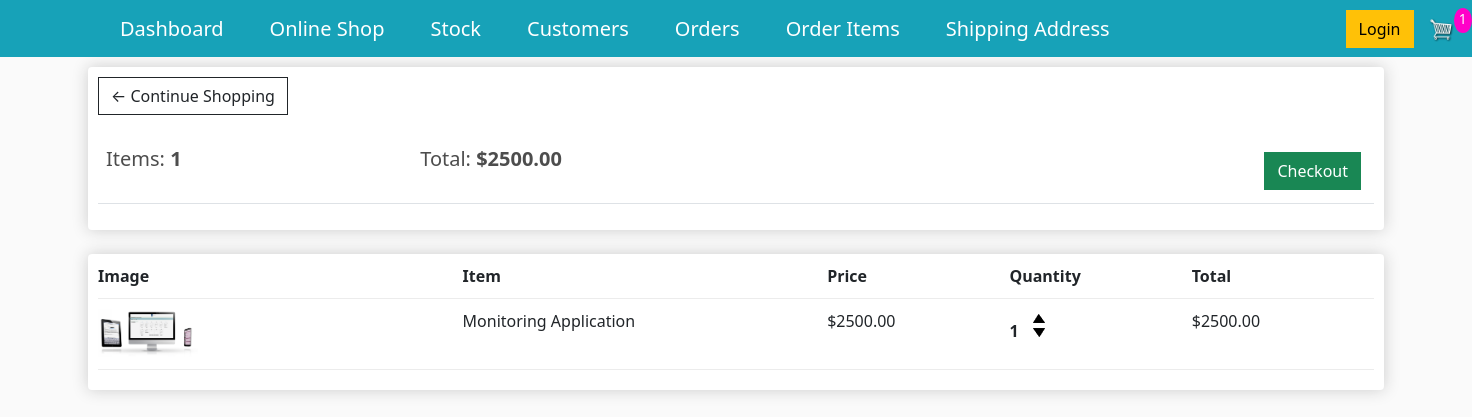
The app's page /cart/ (signed in) with its own data.
### store/models.py (models this page shows, shortened)
class Order(models.Model):
    customer = models.ForeignKey(Customer, on_delete=models.SET_NULL, null=True,blank=True)#if customer is deleted, we dont want to delete the order but rather set the customer value to null
    date_ordered=models.DateTimeField(auto_now_add=True)
    complete=models.BooleanField(default=False, null=True, blank=False)
    transaction_id=models.CharField(max_length=100, null=True)
    @property
    def get_cart_total(self):# sin
        orderitems = self.orderitem_set.all()
        total=sum([item.get_total for item in orderitems])
        return total
    @property # since now this is a property, we can access it in the template
    def get_cart_items(self):
        orderitems = self.orderitem_set.all()
        total=sum([item.quantity for item in orderitems])
        return total

class OrderItem(models.Model):
    product = models.ForeignKey(Product, on_delete=models.SET_NULL, null=True, blank=True)
    order = models.ForeignKey(Order, on_delete=models.SET_NULL, null=True,blank=True)
    quantity = models.IntegerField(default=0,null=True,blank=True)
    date_added = models.DateTimeField(auto_now_add=True)
    @property
    def get_total(self):
        total=self.product.price * self.quantity
        return total

class Product(models.Model):
    name = models.CharField(max_length=255, null=True)
    price=models.DecimalField(max_digits=7,decimal_places=2)
    digital = models.BooleanField(default=False,blank=True, null=True)#If the item is digital, we dont need to ship
    product_image=models.ImageField(null=True, blank=True)
    @property# this is property decorator that will enable us to access this as an attribute rather as a method
    def imageURL(self):
        try:
            url=self.product_image.url
        except:
            url = ''
        return url

### store/views.py (the view)
# urls.py: path('cart/', views.cart, name="cart"),
def cart(request):
    data=cartData(request)
    cartItems=data['cartItems']
    order=data['order']
    items=data['items']
    context={
        "items":items,
        "order":order,
        "cartItems":cartItems,
    }
    return render(request, 'store/cart.html', context)

### store/utils.py (called while the page is built, shortened)
def cartData(request):
    if request.user.is_authenticated:
        customer=request.user.customer
        order, created=Order.objects.get_or_create(customer=customer, complete=False)
        items=order.orderitem_set.all()
        cartItems=order.get_cart_items
    return {'cartItems':cartItems,'order':order,'items':items}

### store/templates/store/cart.html
{% extends 'store/main.html' %}
{% load static %}
{% block content %}
<div class="row">
	<div class="col-lg-12">
		<div class="box-element">
            <a  class="btn btn-outline-dark" href="{% url 'store' %}">&#x2190; Continue Shopping</a>
	<br>
	<br>
	<table class="table">
		<tr>
			<th><h5>Items: <strong>{{order.get_cart_items}}</strong></h5></th>
			<th><h5>Total:<strong> ${{order.get_cart_total|floatformat:2}}</strong></h5></th>
			<th>
				<a  style="float:right; margin:5px;" class="btn btn-success" href="{% url 'checkout' %}">Checkout</a>
			</th>
		</tr>
	</table>
		</div>
		<br>
		<div class="box-element">
            <div class="cart-row">
                <div style="flex:2"><strong>Image</strong></div>
                <div style="flex:2"><strong>Item</strong></div>
                <div style="flex:1"><strong>Price</strong></div>
                <div style="flex:1"><strong>Quantity</strong></div>
                <div style="flex:1"><strong>Total</strong></div>
            </div>
            {% for item in items %}
            <div class="cart-row">
                <div style="flex:2"><img class="row-image" src="{{item.product.imageURL}}"></div>
                <div style="flex:2"><p>{{item.product.name}}</p></div>
                <div style="flex:1"><p>${{item.product.price|floatformat:2}}</p></div>
                <div style="flex:1">
                    <p class="quantity">{{item.quantity}}</p>
                    <div class="quantity">
                        <img data-product={{item.product.id}} data-action="add" class="chg-quantity update-cart" src="{% static  'images/arrow-up.png' %}">
                        <img data-product={{item.product.id}} data-action="remove" class="chg-quantity update-cart" src="{% static  'images/arrow-down.png' %}">
                    </div>
                </div>
                <div style="flex:1"><p>${{item.get_total}}</p></div>
		</div>
        {% endfor %}
	</div>
</div>
{% endblock content %}

### store/static/css/main.css (style rules this page uses)
body { background-color: hsl(0, 0%, 98%); }
h1,h2,h3,h4,h5,h6 { color:hsl(0, 0%, 30%); }
.box-element { box-shadow:hsl(0, 0%, 80%) 0 0 16px; background-color: #fff; border-radius: 4px; padding: 10px; }
.col-lg-4, .col-lg-6, .col-lg-8, .col-lg-12 { margin-top: 10px; }
.btn { border-radius: 0; }
.row-image { width: 100px; }
.cart-row { display: flex; align-items: flex-stretch; padding-bottom: 10px; margin-bottom: 10px; border-bottom: 1px solid #ececec; }
.quantity { display: inline-block; font-weight: 700; padding-right:10px; }
.chg-quantity { width: 12px; cursor: pointer; display: block; margin-top: 5px; transition:.1s; }

### records on screen
Order: get_cart_items "1", get_cart_total "2500.00"
OrderItem: product.imageURL (picture), product.name "Monitoring Application", product.price "2500.00", quantity "1", get_total "2500.00"

### other values on screen
{{ cartItems }} "1"
